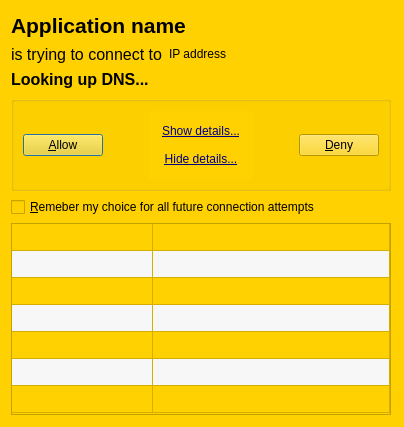
<?xml version="1.0" encoding="UTF-8"?>
<ui version="4.0">
 <class>DialogOut</class>
 <widget class="QDialog" name="DialogOut">
  <property name="geometry">
   <rect>
    <x>0</x>
    <y>0</y>
    <width>586</width>
    <height>523</height>
   </rect>
  </property>
  <property name="sizePolicy">
   <sizepolicy hsizetype="Preferred" vsizetype="Preferred">
    <horstretch>0</horstretch>
    <verstretch>0</verstretch>
   </sizepolicy>
  </property>
  <property name="palette">
   <palette>
    <active>
     <colorrole role="Button">
      <brush brushstyle="SolidPattern">
       <color alpha="255">
        <red>255</red>
        <green>209</green>
        <blue>0</blue>
       </color>
      </brush>
     </colorrole>
     <colorrole role="Base">
      <brush brushstyle="SolidPattern">
       <color alpha="255">
        <red>255</red>
        <green>209</green>
        <blue>0</blue>
       </color>
      </brush>
     </colorrole>
     <colorrole role="Window">
      <brush brushstyle="SolidPattern">
       <color alpha="255">
        <red>255</red>
        <green>209</green>
        <blue>0</blue>
       </color>
      </brush>
     </colorrole>
    </active>
    <inactive>
     <colorrole role="Button">
      <brush brushstyle="SolidPattern">
       <color alpha="255">
        <red>255</red>
        <green>209</green>
        <blue>0</blue>
       </color>
      </brush>
     </colorrole>
     <colorrole role="Base">
      <brush brushstyle="SolidPattern">
       <color alpha="255">
        <red>255</red>
        <green>209</green>
        <blue>0</blue>
       </color>
      </brush>
     </colorrole>
     <colorrole role="Window">
      <brush brushstyle="SolidPattern">
       <color alpha="255">
        <red>255</red>
        <green>209</green>
        <blue>0</blue>
       </color>
      </brush>
     </colorrole>
    </inactive>
    <disabled>
     <colorrole role="Button">
      <brush brushstyle="SolidPattern">
       <color alpha="255">
        <red>255</red>
        <green>209</green>
        <blue>0</blue>
       </color>
      </brush>
     </colorrole>
     <colorrole role="Base">
      <brush brushstyle="SolidPattern">
       <color alpha="255">
        <red>255</red>
        <green>209</green>
        <blue>0</blue>
       </color>
      </brush>
     </colorrole>
     <colorrole role="Window">
      <brush brushstyle="SolidPattern">
       <color alpha="255">
        <red>255</red>
        <green>209</green>
        <blue>0</blue>
       </color>
      </brush>
     </colorrole>
    </disabled>
   </palette>
  </property>
  <property name="windowTitle">
   <string>Dialog</string>
  </property>
  <property name="windowIcon">
   <iconset>
    <normaloff>:/pics/pic.jpg</normaloff>:/pics/pic.jpg</iconset>
  </property>
  <property name="styleSheet">
   <string notr="true">background-color: rgb(255,209,0);</string>
  </property>
  <layout class="QVBoxLayout" name="verticalLayout_2">
   <property name="sizeConstraint">
    <enum>QLayout::SetFixedSize</enum>
   </property>
   <property name="topMargin">
    <number>0</number>
   </property>
   <property name="rightMargin">
    <number>0</number>
   </property>
   <item>
    <layout class="QHBoxLayout" name="horizontalLayout_5">
     <property name="sizeConstraint">
      <enum>QLayout::SetFixedSize</enum>
     </property>
     <property name="rightMargin">
      <number>0</number>
     </property>
     <item>
      <layout class="QVBoxLayout" name="verticalLayout">
       <property name="sizeConstraint">
        <enum>QLayout::SetMinimumSize</enum>
       </property>
       <property name="topMargin">
        <number>13</number>
       </property>
       <property name="rightMargin">
        <number>0</number>
       </property>
       <item>
        <widget class="QLabel" name="label_name">
         <property name="font">
          <font>
           <family>Ubuntu</family>
           <pointsize>16</pointsize>
           <weight>75</weight>
           <bold>true</bold>
          </font>
         </property>
         <property name="text">
          <string>Application name</string>
         </property>
         <property name="wordWrap">
          <bool>true</bool>
         </property>
         <property name="textInteractionFlags">
          <set>Qt::TextSelectableByKeyboard|Qt::TextSelectableByMouse</set>
         </property>
        </widget>
       </item>
       <item>
        <layout class="QHBoxLayout" name="horizontalLayout">
         <item>
          <widget class="QLabel" name="label_text">
           <property name="palette">
            <palette>
             <active>
              <colorrole role="WindowText">
               <brush brushstyle="SolidPattern">
                <color alpha="255">
                 <red>0</red>
                 <green>0</green>
                 <blue>0</blue>
                </color>
               </brush>
              </colorrole>
              <colorrole role="Button">
               <brush brushstyle="SolidPattern">
                <color alpha="255">
                 <red>255</red>
                 <green>209</green>
                 <blue>0</blue>
                </color>
               </brush>
              </colorrole>
              <colorrole role="Base">
               <brush brushstyle="SolidPattern">
                <color alpha="255">
                 <red>255</red>
                 <green>209</green>
                 <blue>0</blue>
                </color>
               </brush>
              </colorrole>
              <colorrole role="Window">
               <brush brushstyle="SolidPattern">
                <color alpha="255">
                 <red>255</red>
                 <green>209</green>
                 <blue>0</blue>
                </color>
               </brush>
              </colorrole>
             </active>
             <inactive>
              <colorrole role="WindowText">
               <brush brushstyle="SolidPattern">
                <color alpha="255">
                 <red>0</red>
                 <green>0</green>
                 <blue>0</blue>
                </color>
               </brush>
              </colorrole>
              <colorrole role="Button">
               <brush brushstyle="SolidPattern">
                <color alpha="255">
                 <red>255</red>
                 <green>209</green>
                 <blue>0</blue>
                </color>
               </brush>
              </colorrole>
              <colorrole role="Base">
               <brush brushstyle="SolidPattern">
                <color alpha="255">
                 <red>255</red>
                 <green>209</green>
                 <blue>0</blue>
                </color>
               </brush>
              </colorrole>
              <colorrole role="Window">
               <brush brushstyle="SolidPattern">
                <color alpha="255">
                 <red>255</red>
                 <green>209</green>
                 <blue>0</blue>
                </color>
               </brush>
              </colorrole>
             </inactive>
             <disabled>
              <colorrole role="WindowText">
               <brush brushstyle="SolidPattern">
                <color alpha="255">
                 <red>106</red>
                 <green>104</green>
                 <blue>100</blue>
                </color>
               </brush>
              </colorrole>
              <colorrole role="Button">
               <brush brushstyle="SolidPattern">
                <color alpha="255">
                 <red>255</red>
                 <green>209</green>
                 <blue>0</blue>
                </color>
               </brush>
              </colorrole>
              <colorrole role="Base">
               <brush brushstyle="SolidPattern">
                <color alpha="255">
                 <red>255</red>
                 <green>209</green>
                 <blue>0</blue>
                </color>
               </brush>
              </colorrole>
              <colorrole role="Window">
               <brush brushstyle="SolidPattern">
                <color alpha="255">
                 <red>255</red>
                 <green>209</green>
                 <blue>0</blue>
                </color>
               </brush>
              </colorrole>
             </disabled>
            </palette>
           </property>
           <property name="font">
            <font>
             <family>Ubuntu</family>
             <pointsize>12</pointsize>
             <weight>50</weight>
             <bold>false</bold>
            </font>
           </property>
           <property name="text">
            <string>is trying to connect to</string>
           </property>
           <property name="textFormat">
            <enum>Qt::PlainText</enum>
           </property>
           <property name="wordWrap">
            <bool>true</bool>
           </property>
          </widget>
         </item>
         <item>
          <widget class="QLabel" name="label_ip">
           <property name="font">
            <font>
             <weight>50</weight>
             <bold>false</bold>
            </font>
           </property>
           <property name="text">
            <string>IP address</string>
           </property>
           <property name="textInteractionFlags">
            <set>Qt::TextSelectableByKeyboard|Qt::TextSelectableByMouse</set>
           </property>
          </widget>
         </item>
         <item>
          <spacer name="horizontalSpacer_4">
           <property name="orientation">
            <enum>Qt::Horizontal</enum>
           </property>
           <property name="sizeHint" stdset="0">
            <size>
             <width>40</width>
             <height>20</height>
            </size>
           </property>
          </spacer>
         </item>
        </layout>
       </item>
       <item>
        <layout class="QHBoxLayout" name="horizontalLayout_2">
         <item>
          <widget class="QLabel" name="label_domain">
           <property name="font">
            <font>
             <family>Ubuntu</family>
             <pointsize>12</pointsize>
             <weight>75</weight>
             <bold>true</bold>
            </font>
           </property>
           <property name="text">
            <string>Looking up DNS...</string>
           </property>
           <property name="textInteractionFlags">
            <set>Qt::TextSelectableByKeyboard|Qt::TextSelectableByMouse</set>
           </property>
          </widget>
         </item>
         <item>
          <spacer name="horizontalSpacer">
           <property name="orientation">
            <enum>Qt::Horizontal</enum>
           </property>
           <property name="sizeHint" stdset="0">
            <size>
             <width>40</width>
             <height>20</height>
            </size>
           </property>
          </spacer>
         </item>
        </layout>
       </item>
       <item>
        <widget class="QGroupBox" name="groupBox">
         <property name="sizePolicy">
          <sizepolicy hsizetype="Fixed" vsizetype="Fixed">
           <horstretch>0</horstretch>
           <verstretch>0</verstretch>
          </sizepolicy>
         </property>
         <property name="title">
          <string/>
         </property>
         <layout class="QHBoxLayout" name="horizontalLayout_3">
          <property name="sizeConstraint">
           <enum>QLayout::SetFixedSize</enum>
          </property>
          <item>
           <widget class="QPushButton" name="pushButton_allow">
            <property name="text">
             <string>&amp;Allow</string>
            </property>
           </widget>
          </item>
          <item>
           <spacer name="horizontalSpacer_2">
            <property name="orientation">
             <enum>Qt::Horizontal</enum>
            </property>
            <property name="sizeHint" stdset="0">
             <size>
              <width>40</width>
              <height>20</height>
             </size>
            </property>
           </spacer>
          </item>
          <item>
           <widget class="QFrame" name="verticalFrame">
            <layout class="QVBoxLayout" name="verticalLayout_3">
             <item>
              <widget class="QPushButton" name="pushButton_show">
               <property name="enabled">
                <bool>true</bool>
               </property>
               <property name="palette">
                <palette>
                 <active>
                  <colorrole role="WindowText">
                   <brush brushstyle="SolidPattern">
                    <color alpha="255">
                     <red>0</red>
                     <green>0</green>
                     <blue>127</blue>
                    </color>
                   </brush>
                  </colorrole>
                  <colorrole role="Button">
                   <brush brushstyle="SolidPattern">
                    <color alpha="255">
                     <red>255</red>
                     <green>209</green>
                     <blue>0</blue>
                    </color>
                   </brush>
                  </colorrole>
                  <colorrole role="Text">
                   <brush brushstyle="SolidPattern">
                    <color alpha="255">
                     <red>0</red>
                     <green>0</green>
                     <blue>127</blue>
                    </color>
                   </brush>
                  </colorrole>
                  <colorrole role="ButtonText">
                   <brush brushstyle="SolidPattern">
                    <color alpha="255">
                     <red>0</red>
                     <green>0</green>
                     <blue>127</blue>
                    </color>
                   </brush>
                  </colorrole>
                  <colorrole role="Base">
                   <brush brushstyle="SolidPattern">
                    <color alpha="255">
                     <red>255</red>
                     <green>209</green>
                     <blue>0</blue>
                    </color>
                   </brush>
                  </colorrole>
                  <colorrole role="Window">
                   <brush brushstyle="SolidPattern">
                    <color alpha="255">
                     <red>255</red>
                     <green>209</green>
                     <blue>0</blue>
                    </color>
                   </brush>
                  </colorrole>
                 </active>
                 <inactive>
                  <colorrole role="WindowText">
                   <brush brushstyle="SolidPattern">
                    <color alpha="255">
                     <red>0</red>
                     <green>0</green>
                     <blue>127</blue>
                    </color>
                   </brush>
                  </colorrole>
                  <colorrole role="Button">
                   <brush brushstyle="SolidPattern">
                    <color alpha="255">
                     <red>255</red>
                     <green>209</green>
                     <blue>0</blue>
                    </color>
                   </brush>
                  </colorrole>
                  <colorrole role="Text">
                   <brush brushstyle="SolidPattern">
                    <color alpha="255">
                     <red>0</red>
                     <green>0</green>
                     <blue>127</blue>
                    </color>
                   </brush>
                  </colorrole>
                  <colorrole role="ButtonText">
                   <brush brushstyle="SolidPattern">
                    <color alpha="255">
                     <red>0</red>
                     <green>0</green>
                     <blue>127</blue>
                    </color>
                   </brush>
                  </colorrole>
                  <colorrole role="Base">
                   <brush brushstyle="SolidPattern">
                    <color alpha="255">
                     <red>255</red>
                     <green>209</green>
                     <blue>0</blue>
                    </color>
                   </brush>
                  </colorrole>
                  <colorrole role="Window">
                   <brush brushstyle="SolidPattern">
                    <color alpha="255">
                     <red>255</red>
                     <green>209</green>
                     <blue>0</blue>
                    </color>
                   </brush>
                  </colorrole>
                 </inactive>
                 <disabled>
                  <colorrole role="WindowText">
                   <brush brushstyle="SolidPattern">
                    <color alpha="255">
                     <red>106</red>
                     <green>104</green>
                     <blue>100</blue>
                    </color>
                   </brush>
                  </colorrole>
                  <colorrole role="Button">
                   <brush brushstyle="SolidPattern">
                    <color alpha="255">
                     <red>255</red>
                     <green>209</green>
                     <blue>0</blue>
                    </color>
                   </brush>
                  </colorrole>
                  <colorrole role="Text">
                   <brush brushstyle="SolidPattern">
                    <color alpha="255">
                     <red>106</red>
                     <green>104</green>
                     <blue>100</blue>
                    </color>
                   </brush>
                  </colorrole>
                  <colorrole role="ButtonText">
                   <brush brushstyle="SolidPattern">
                    <color alpha="255">
                     <red>106</red>
                     <green>104</green>
                     <blue>100</blue>
                    </color>
                   </brush>
                  </colorrole>
                  <colorrole role="Base">
                   <brush brushstyle="SolidPattern">
                    <color alpha="255">
                     <red>255</red>
                     <green>209</green>
                     <blue>0</blue>
                    </color>
                   </brush>
                  </colorrole>
                  <colorrole role="Window">
                   <brush brushstyle="SolidPattern">
                    <color alpha="255">
                     <red>255</red>
                     <green>209</green>
                     <blue>0</blue>
                    </color>
                   </brush>
                  </colorrole>
                 </disabled>
                </palette>
               </property>
               <property name="font">
                <font>
                 <underline>true</underline>
                </font>
               </property>
               <property name="cursor">
                <cursorShape>PointingHandCursor</cursorShape>
               </property>
               <property name="focusPolicy">
                <enum>Qt::TabFocus</enum>
               </property>
               <property name="text">
                <string>&amp;Show details...</string>
               </property>
               <property name="iconSize">
                <size>
                 <width>1</width>
                 <height>16</height>
                </size>
               </property>
               <property name="autoDefault">
                <bool>false</bool>
               </property>
               <property name="flat">
                <bool>true</bool>
               </property>
              </widget>
             </item>
             <item>
              <widget class="QPushButton" name="pushButton_hide">
               <property name="palette">
                <palette>
                 <active>
                  <colorrole role="Button">
                   <brush brushstyle="SolidPattern">
                    <color alpha="255">
                     <red>255</red>
                     <green>209</green>
                     <blue>0</blue>
                    </color>
                   </brush>
                  </colorrole>
                  <colorrole role="ButtonText">
                   <brush brushstyle="SolidPattern">
                    <color alpha="255">
                     <red>0</red>
                     <green>0</green>
                     <blue>127</blue>
                    </color>
                   </brush>
                  </colorrole>
                  <colorrole role="Base">
                   <brush brushstyle="SolidPattern">
                    <color alpha="255">
                     <red>255</red>
                     <green>209</green>
                     <blue>0</blue>
                    </color>
                   </brush>
                  </colorrole>
                  <colorrole role="Window">
                   <brush brushstyle="SolidPattern">
                    <color alpha="255">
                     <red>255</red>
                     <green>209</green>
                     <blue>0</blue>
                    </color>
                   </brush>
                  </colorrole>
                 </active>
                 <inactive>
                  <colorrole role="Button">
                   <brush brushstyle="SolidPattern">
                    <color alpha="255">
                     <red>255</red>
                     <green>209</green>
                     <blue>0</blue>
                    </color>
                   </brush>
                  </colorrole>
                  <colorrole role="ButtonText">
                   <brush brushstyle="SolidPattern">
                    <color alpha="255">
                     <red>0</red>
                     <green>0</green>
                     <blue>127</blue>
                    </color>
                   </brush>
                  </colorrole>
                  <colorrole role="Base">
                   <brush brushstyle="SolidPattern">
                    <color alpha="255">
                     <red>255</red>
                     <green>209</green>
                     <blue>0</blue>
                    </color>
                   </brush>
                  </colorrole>
                  <colorrole role="Window">
                   <brush brushstyle="SolidPattern">
                    <color alpha="255">
                     <red>255</red>
                     <green>209</green>
                     <blue>0</blue>
                    </color>
                   </brush>
                  </colorrole>
                 </inactive>
                 <disabled>
                  <colorrole role="Button">
                   <brush brushstyle="SolidPattern">
                    <color alpha="255">
                     <red>255</red>
                     <green>209</green>
                     <blue>0</blue>
                    </color>
                   </brush>
                  </colorrole>
                  <colorrole role="ButtonText">
                   <brush brushstyle="SolidPattern">
                    <color alpha="255">
                     <red>106</red>
                     <green>104</green>
                     <blue>100</blue>
                    </color>
                   </brush>
                  </colorrole>
                  <colorrole role="Base">
                   <brush brushstyle="SolidPattern">
                    <color alpha="255">
                     <red>255</red>
                     <green>209</green>
                     <blue>0</blue>
                    </color>
                   </brush>
                  </colorrole>
                  <colorrole role="Window">
                   <brush brushstyle="SolidPattern">
                    <color alpha="255">
                     <red>255</red>
                     <green>209</green>
                     <blue>0</blue>
                    </color>
                   </brush>
                  </colorrole>
                 </disabled>
                </palette>
               </property>
               <property name="font">
                <font>
                 <underline>true</underline>
                </font>
               </property>
               <property name="cursor">
                <cursorShape>PointingHandCursor</cursorShape>
               </property>
               <property name="focusPolicy">
                <enum>Qt::NoFocus</enum>
               </property>
               <property name="text">
                <string>&amp;Hide details...</string>
               </property>
               <property name="autoDefault">
                <bool>false</bool>
               </property>
               <property name="flat">
                <bool>true</bool>
               </property>
              </widget>
             </item>
            </layout>
           </widget>
          </item>
          <item>
           <spacer name="horizontalSpacer_3">
            <property name="orientation">
             <enum>Qt::Horizontal</enum>
            </property>
            <property name="sizeHint" stdset="0">
             <size>
              <width>40</width>
              <height>20</height>
             </size>
            </property>
           </spacer>
          </item>
          <item>
           <widget class="QPushButton" name="pushButton_deny">
            <property name="text">
             <string>&amp;Deny</string>
            </property>
           </widget>
          </item>
         </layout>
        </widget>
       </item>
       <item>
        <widget class="QCheckBox" name="checkBox">
         <property name="text">
          <string>&amp;Remeber my choice for all future connection attempts</string>
         </property>
        </widget>
       </item>
      </layout>
     </item>
     <item>
      <spacer name="spacer">
       <property name="orientation">
        <enum>Qt::Horizontal</enum>
       </property>
       <property name="sizeType">
        <enum>QSizePolicy::Minimum</enum>
       </property>
       <property name="sizeHint" stdset="0">
        <size>
         <width>0</width>
         <height>0</height>
        </size>
       </property>
      </spacer>
     </item>
     <item>
      <layout class="QVBoxLayout" name="verticalLayout_4">
       <property name="sizeConstraint">
        <enum>QLayout::SetMaximumSize</enum>
       </property>
       <item>
        <widget class="QLabel" name="label_2">
         <property name="sizePolicy">
          <sizepolicy hsizetype="Minimum" vsizetype="Preferred">
           <horstretch>0</horstretch>
           <verstretch>0</verstretch>
          </sizepolicy>
         </property>
         <property name="text">
          <string/>
         </property>
         <property name="pixmap">
          <pixmap>:/pics/tux.jpg</pixmap>
         </property>
        </widget>
       </item>
       <item>
        <spacer name="verticalSpacer">
         <property name="orientation">
          <enum>Qt::Vertical</enum>
         </property>
         <property name="sizeHint" stdset="0">
          <size>
           <width>0</width>
           <height>0</height>
          </size>
         </property>
        </spacer>
       </item>
      </layout>
     </item>
    </layout>
   </item>
   <item>
    <layout class="QVBoxLayout" name="verticalLayout_5">
     <property name="spacing">
      <number>0</number>
     </property>
     <property name="sizeConstraint">
      <enum>QLayout::SetMinimumSize</enum>
     </property>
     <property name="rightMargin">
      <number>13</number>
     </property>
     <property name="bottomMargin">
      <number>0</number>
     </property>
     <item>
      <widget class="QTableWidget" name="tableWidget_details">
       <property name="sizePolicy">
        <sizepolicy hsizetype="Minimum" vsizetype="Minimum">
         <horstretch>0</horstretch>
         <verstretch>0</verstretch>
        </sizepolicy>
       </property>
       <property name="focusPolicy">
        <enum>Qt::NoFocus</enum>
       </property>
       <property name="autoFillBackground">
        <bool>false</bool>
       </property>
       <property name="frameShape">
        <enum>QFrame::StyledPanel</enum>
       </property>
       <property name="verticalScrollBarPolicy">
        <enum>Qt::ScrollBarAlwaysOff</enum>
       </property>
       <property name="horizontalScrollBarPolicy">
        <enum>Qt::ScrollBarAlwaysOff</enum>
       </property>
       <property name="editTriggers">
        <set>QAbstractItemView::DoubleClicked|QAbstractItemView::EditKeyPressed</set>
       </property>
       <property name="alternatingRowColors">
        <bool>true</bool>
       </property>
       <property name="gridStyle">
        <enum>Qt::SolidLine</enum>
       </property>
       <property name="cornerButtonEnabled">
        <bool>true</bool>
       </property>
       <property name="rowCount">
        <number>7</number>
       </property>
       <property name="columnCount">
        <number>2</number>
       </property>
       <attribute name="horizontalHeaderVisible">
        <bool>false</bool>
       </attribute>
       <attribute name="horizontalHeaderDefaultSectionSize">
        <number>141</number>
       </attribute>
       <attribute name="horizontalHeaderStretchLastSection">
        <bool>true</bool>
       </attribute>
       <attribute name="verticalHeaderVisible">
        <bool>false</bool>
       </attribute>
       <attribute name="verticalHeaderDefaultSectionSize">
        <number>27</number>
       </attribute>
       <attribute name="verticalHeaderStretchLastSection">
        <bool>false</bool>
       </attribute>
       <row/>
       <row/>
       <row/>
       <row/>
       <row/>
       <row/>
       <row/>
       <column/>
       <column/>
      </widget>
     </item>
    </layout>
   </item>
   <item>
    <spacer name="verticalSpacer_2">
     <property name="orientation">
      <enum>Qt::Vertical</enum>
     </property>
     <property name="sizeHint" stdset="0">
      <size>
       <width>20</width>
       <height>1</height>
      </size>
     </property>
    </spacer>
   </item>
  </layout>
 </widget>
 <tabstops>
  <tabstop>pushButton_show</tabstop>
  <tabstop>pushButton_allow</tabstop>
  <tabstop>pushButton_deny</tabstop>
  <tabstop>checkBox</tabstop>
 </tabstops>
 <resources>
  <include location="resource.qrc"/>
 </resources>
 <connections>
  <connection>
   <sender>pushButton_show</sender>
   <signal>clicked()</signal>
   <receiver>pushButton_show</receiver>
   <slot>hide()</slot>
   <hints>
    <hint type="sourcelabel">
     <x>192</x>
     <y>107</y>
    </hint>
    <hint type="destinationlabel">
     <x>192</x>
     <y>107</y>
    </hint>
   </hints>
  </connection>
  <connection>
   <sender>pushButton_show</sender>
   <signal>clicked()</signal>
   <receiver>pushButton_hide</receiver>
   <slot>show()</slot>
   <hints>
    <hint type="sourcelabel">
     <x>192</x>
     <y>107</y>
    </hint>
    <hint type="destinationlabel">
     <x>192</x>
     <y>139</y>
    </hint>
   </hints>
  </connection>
  <connection>
   <sender>pushButton_hide</sender>
   <signal>clicked()</signal>
   <receiver>pushButton_hide</receiver>
   <slot>hide()</slot>
   <hints>
    <hint type="sourcelabel">
     <x>205</x>
     <y>147</y>
    </hint>
    <hint type="destinationlabel">
     <x>205</x>
     <y>147</y>
    </hint>
   </hints>
  </connection>
  <connection>
   <sender>pushButton_hide</sender>
   <signal>clicked()</signal>
   <receiver>pushButton_show</receiver>
   <slot>show()</slot>
   <hints>
    <hint type="sourcelabel">
     <x>205</x>
     <y>147</y>
    </hint>
    <hint type="destinationlabel">
     <x>205</x>
     <y>115</y>
    </hint>
   </hints>
  </connection>
  <connection>
   <sender>pushButton_hide</sender>
   <signal>clicked()</signal>
   <receiver>tableWidget_details</receiver>
   <slot>hide()</slot>
   <hints>
    <hint type="sourcelabel">
     <x>205</x>
     <y>146</y>
    </hint>
    <hint type="destinationlabel">
     <x>258</x>
     <y>310</y>
    </hint>
   </hints>
  </connection>
  <connection>
   <sender>pushButton_show</sender>
   <signal>clicked()</signal>
   <receiver>tableWidget_details</receiver>
   <slot>show()</slot>
   <hints>
    <hint type="sourcelabel">
     <x>205</x>
     <y>115</y>
    </hint>
    <hint type="destinationlabel">
     <x>258</x>
     <y>310</y>
    </hint>
   </hints>
  </connection>
  <connection>
   <sender>pushButton_allow</sender>
   <signal>clicked()</signal>
   <receiver>DialogOut</receiver>
   <slot>hide()</slot>
   <hints>
    <hint type="sourcelabel">
     <x>60</x>
     <y>130</y>
    </hint>
    <hint type="destinationlabel">
     <x>261</x>
     <y>210</y>
    </hint>
   </hints>
  </connection>
  <connection>
   <sender>pushButton_deny</sender>
   <signal>clicked()</signal>
   <receiver>DialogOut</receiver>
   <slot>hide()</slot>
   <hints>
    <hint type="sourcelabel">
     <x>357</x>
     <y>130</y>
    </hint>
    <hint type="destinationlabel">
     <x>261</x>
     <y>210</y>
    </hint>
   </hints>
  </connection>
 </connections>
</ui>
